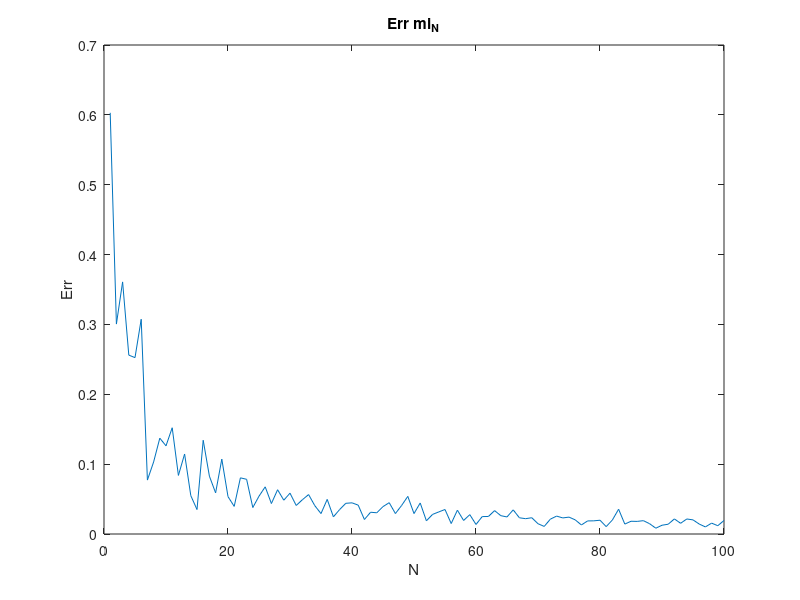
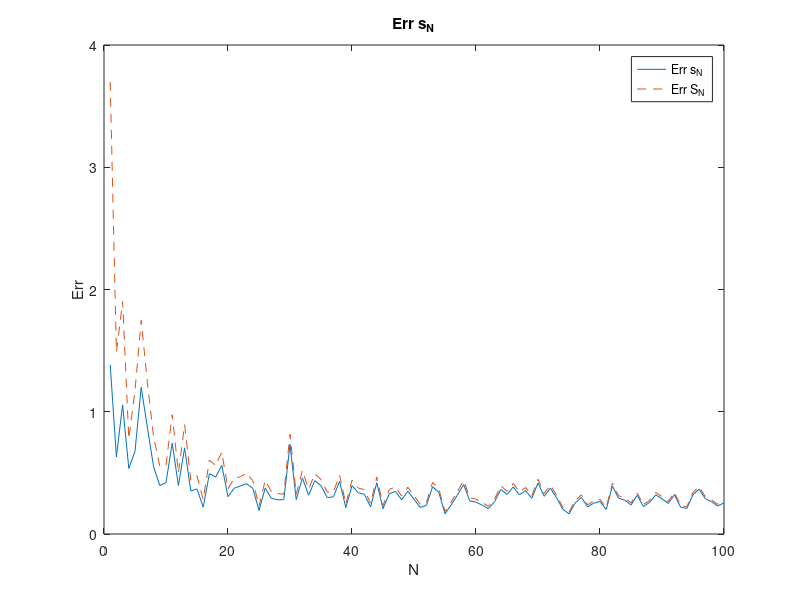
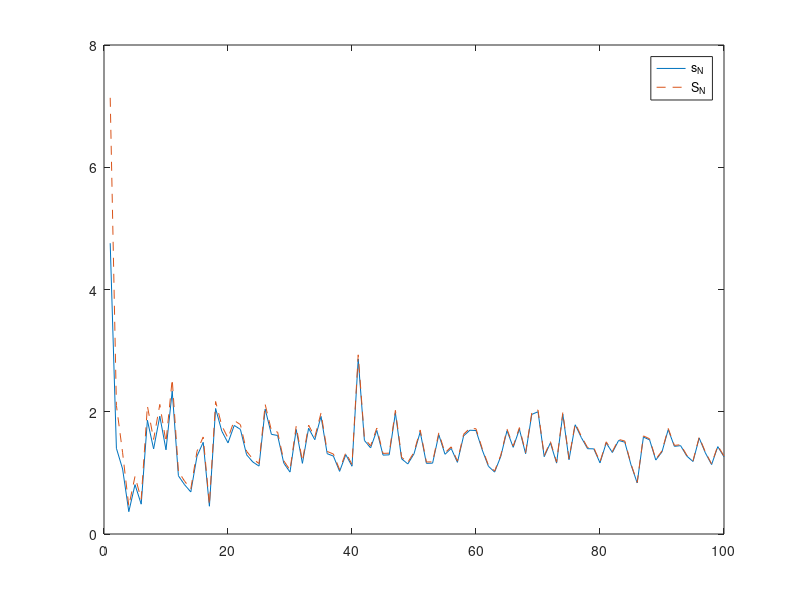

Reproduce these figures in MATLAB, in order.
clc;
close all;
clear all;
K=100; %liczba próbek
Err_mi_N=zeros(2,K);
Err_s_N=zeros(2,K);
Err_S_N2=zeros(2,K);
plot_s_N=zeros(2,K);
plot_S_N=zeros(2,K);
L=20; %liczba eksperymentów
s=2; % liczba próbek (licznik)
for k=1:K
    s=s+1;
        for l=1:L
        %% GENERATOR LICZB LOSOWYCH
            X=rand(); %zmienna inizjalizacyjna
            z=11111.999; %liczba zębów
            Xn=zeros(1,s); %macierz wynikowa

            for i = 1:s
                X = X*z-floor(X*z);
                Xn(1,i)=X;
            %     disp(X);
            end
        %% RAND MATLABowy
        %% Dystrybuanta odwrotna ZAD4 - Laplace
    %     zad4_Xn = r; % dla rand
        r=rand(1,s);
        zad4_Xn = Xn;
        for i=1:s
           if  r(i)<(1/2)
               ksi = -1;
               zad4_Xn(i) = -log(Xn(i))*ksi;
           else
               ksi = 1;
               zad4_Xn(i) = -log(Xn(i))*ksi;
           end
        end
%%
    %     %  rozklad laplacea
    %     % |V| <= sqrt(-2*log(U))+1
         result=[];
         rejected_samples_counter = 0;
        for i = 1:s
            V = zad4_Xn(i);
            U = Xn(i);
            %U = r(i); % dla rand

            if V <= sqrt(-2*log(U))+1 && V >= -(sqrt(-2*log(U))+1)
                result(end+1) = V;
            else
                rejected_samples_counter = rejected_samples_counter + 1;
            end
        end
        %% WYŚWIETLANIE WYNIKÓW
%              histogram(result);
        % title(['z = ', num2str(z), ', X_0 = 1, liczba próbek s = 10^6'])
        % xlabel('Przedziały klasowe wartości wygenerowanych liczb') 
        % ylabel('Liczebność wystąpień wygenerowanych liczb')
        %% Lab 3 zad 1
            % podpunkt a
        sum = 0;
        for m=1:size(result, 2)
           sum = sum + result(m);
        end
        mi_N=sum/size(result, 2);
        Err_mi_N(2,k)=Err_mi_N(2,k)+(mi_N-0)^2;
            % podpunkt b
        sum = 0;
        for m=1:size(result, 2)
           sum = sum + (result(m) - mi_N)^2;
        end
        s_N=sum/size(result, 2);
        Err_s_N(2,k)=Err_s_N(2,k)+(s_N-1)^2;
            % podpunkt c
        sum = 0;
        for m=1:size(result, 2)
           sum = sum + (result(m) - mi_N)^2;
        end
        S_N=sum/(size(result, 2)-1);
        Err_S_N2(2,k)=Err_S_N2(2,k) + (S_N-1)^2;     

        end
    %% lab 3 zadanie 2
    %a
        
        Err_mi_N(1,k)=k;
        Err_mi_N(2,k)=Err_mi_N(2,k)/L;
    %b
        Err_s_N(1,k)=k;
        Err_s_N(2,k)=Err_s_N(2,k)/L;
    %c
        Err_S_N2(1,k)=k;
        Err_S_N2(2,k)=Err_S_N2(2,k)/L;
    %d
    plot_s_N(1,k)=k;
    plot_S_N(1,k)=k;
    plot_s_N(2,k)=s_N;
    plot_S_N(2,k)=S_N;
end
    figure(1)
    plot(Err_mi_N(1,:), Err_mi_N(2,:));
    title('Err mi_N')
    xlabel('N') 
    ylabel('Err')
    
    figure(2)
    plot(Err_s_N(1,:), Err_s_N(2,:));
    hold on
    title('Err s_N')
    xlabel('N') 
    ylabel('Err')
    
    plot(Err_S_N2(1,:), Err_S_N2(2,:), '--');
    legend('Err s_N','Err S_N')

    figure(3)
    plot(plot_s_N(1,:), plot_s_N(2,:));
    hold on
    plot(plot_S_N(1,:), plot_S_N(2,:), '--');
    legend('s_N','S_N')
    hold off















